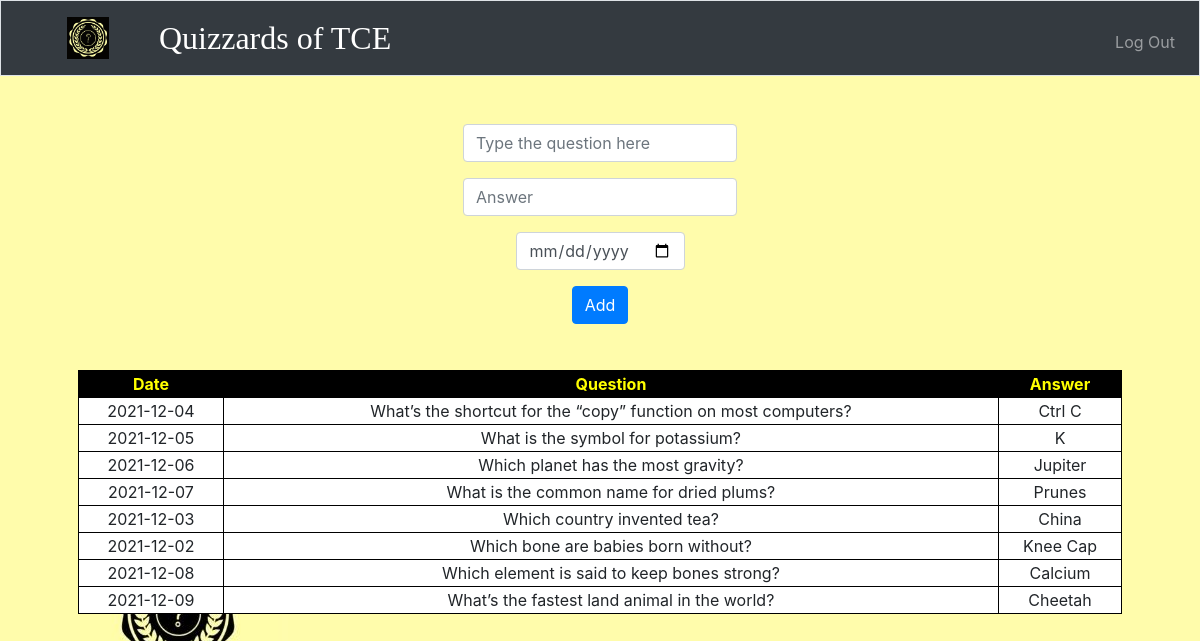
/admin (signed in), run on the app's committed database.
### tables this page shows
CREATE TABLE 'qa' ('id' integer PRIMARY KEY NOT NULL, 'question' text NOT NULL,'date' datetime NOT NULL, 'answer'  text NOT NULL  , 'time' timestamp);

### application.py (the view, shortened to what this page needs)
@app.route("/admin", methods=["GET", "POST"])
@login_required
def admin():
    details = db.execute("SELECT * FROM qa")
    if request.method == "GET":
        return render_template("admin.html", details=details)

### application.py (called while the page is built)
@app.after_request
def after_request(response):
    response.headers["Cache-Control"] = "no-cache, no-store, must-revalidate"
    response.headers["Expires"] = 0
    response.headers["Pragma"] = "no-cache"
    return response

def login_required(f):
    @wraps(f)
    def decorated_function(*args, **kwargs):
        if session.get("user_id") is None:
            return redirect("/login")
        return f(*args, **kwargs)
    return decorated_function

### templates/admin.html (shortened to what this page needs)
{% extends "layout.html" %}
{% block main %}
    <form action="/admin" method="post">
        <div class="form-group">
            <input autocomplete="off" autofocus class="form-control" name="question" placeholder="Type the question here" type="text">
        </div>
        <div class="form-group">
            <input autocomplete="off" autofocus class="form-control" name="answer" placeholder="Answer" type="text">
        </div>
        <div class="form-group">
            <input autocomplete="off" autofocus class="form-control" name="date" placeholder="Date" type="date">
        </div>
        <button class="btn btn-primary" type="submit">Add</button>
    </form>
    <p> <br> </p>
    <div>
    <table>
        <thead>
            <tr>
                <th>Date</th>
                <th>Question</th>
                <th>Answer</th>
            </tr>
        </thead>
        <tbody>
            {% for row in details %}
                <tr>
                    <td>{{ row.date }}</td>
                    <td>{{ row.question }}</td>
                    <td>{{ row.answer }}</td>
            {% endfor %}
        </tbody>
    </table>
    </div>
{% endblock %}

### static/styles.css (style rules this page uses)
main .form-control { display: inline-block; width: auto; }
th, td { border: 1px solid black; text-align: center; width: auto; height: auto; background-color: white; }
th { background-color: black; color: yellow; }
table { border-collapse: collapse; width: 100%; height: auto; }
body { background-image: url("bgd.jpg"); width: 100%; height: 100%; background-repeat:no-repeat; background-color: #FFFCAB; }
input { width: 60%; }
p { font-family: "Lucida Console", "Courier New", monospace; font-size: 20px; }

### data on the page
qa: date "2021-12-04", question "What’s the shortcut for the “copy” function on most computers?", answer "Ctrl C"
qa: date "2021-12-05", question "What is the symbol for potassium?", answer "K"
qa: date "2021-12-06", question "Which planet has the most gravity?", answer "Jupiter"
qa: date "2021-12-07", question "What is the common name for dried plums?", answer "Prunes"
qa: date "2021-12-03", question "Which country invented tea?", answer "China"
qa: date "2021-12-02", question "Which bone are babies born without?", answer "Knee Cap"
qa: date "2021-12-08", question "Which element is said to keep bones strong?", answer "Calcium"
qa: date "2021-12-09", question "What’s the fastest land animal in the world?", answer "Cheetah"
